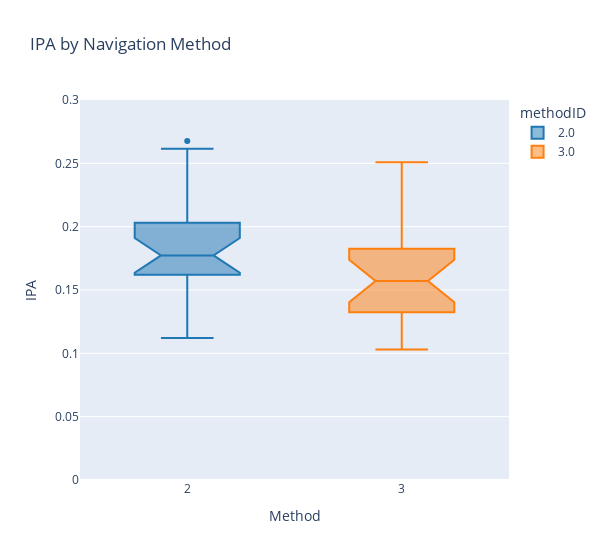

The notebook cell saved with this chart:
### Code cell
df = ipa_data_nav.reset_index(level=1)
nav_ipa_fig = px.box(df, x='methodID', y ='IPA', color='methodID', notched=True, title='IPA by Navigation Method', color_discrete_sequence=px.colors.qualitative.D3)
nav_ipa_fig.update_yaxes(range=[0,0.3])
nav_ipa_fig.update_layout(
    xaxis_title='Method',
    yaxis_title='IPA',
    width=600,
)
nav_ipa_fig.show()

### Figure 1 — Plotly figure (JSON) as saved in the notebook; plotly's stock layout.template omitted (floating-point values rounded to 4 significant figures)
{"data": [{"alignmentgroup": "True", "hovertemplate": "methodID=%{x}<br>IPA=%{y}<extra></extra>", "legendgroup": "2.0", "marker": {"color": "#1F77B4"}, "name": "2.0", "notched": true, "offsetgroup": "2.0", "orientation": "v", "showlegend": true, "type": "box", "x": [2, 2, 2, 2, 2, 2, 2, 2, 2, 2, 2, 2, 2, 2, 2, 2, 2, 2, 2, 2, 2, 2], "x0": " ", "xaxis": "x", "y": [0.1621, 0.1499, 0.1517, 0.2142, 0.1724, 0.1121, 0.2676, 0.1857, 0.2085, 0.2616, 0.1713, 0.1362, 0.18, 0.1958, 0.1746, 0.155, 0.203, 0.1702, 0.1889, 0.1654, 0.1872, 0.21], "y0": " ", "yaxis": "y"}, {"alignmentgroup": "True", "hovertemplate": "methodID=%{x}<br>IPA=%{y}<extra></extra>", "legendgroup": "3.0", "marker": {"color": "#FF7F0E"}, "name": "3.0", "notched": true, "offsetgroup": "3.0", "orientation": "v", "showlegend": true, "type": "box", "x": [3, 3, 3, 3, 3, 3, 3, 3, 3, 3, 3, 3, 3, 3, 3, 3, 3, 3, 3, 3, 3, 3], "x0": " ", "xaxis": "x", "y": [0.1571, 0.1177, 0.1518, 0.2457, 0.1325, 0.1524, 0.2356, 0.1547, 0.1669, 0.2509, 0.1163, 0.1029, 0.1825, 0.1555, 0.1251, 0.1572, 0.1924, 0.1132, 0.1608, 0.1719, 0.1617, 0.1917], "y0": " ", "yaxis": "y"}], "layout": {"boxmode": "overlay", "legend": {"title": {"text": "methodID"}, "tracegroupgap": 0}, "title": {"text": "IPA by Navigation Method"}, "width": 600, "xaxis": {"anchor": "y", "categoryarray": [2, 3], "categoryorder": "array", "domain": [0, 1], "title": {"text": "Method"}}, "yaxis": {"anchor": "x", "domain": [0, 1], "range": [0, 0.3], "title": {"text": "IPA"}}}}
